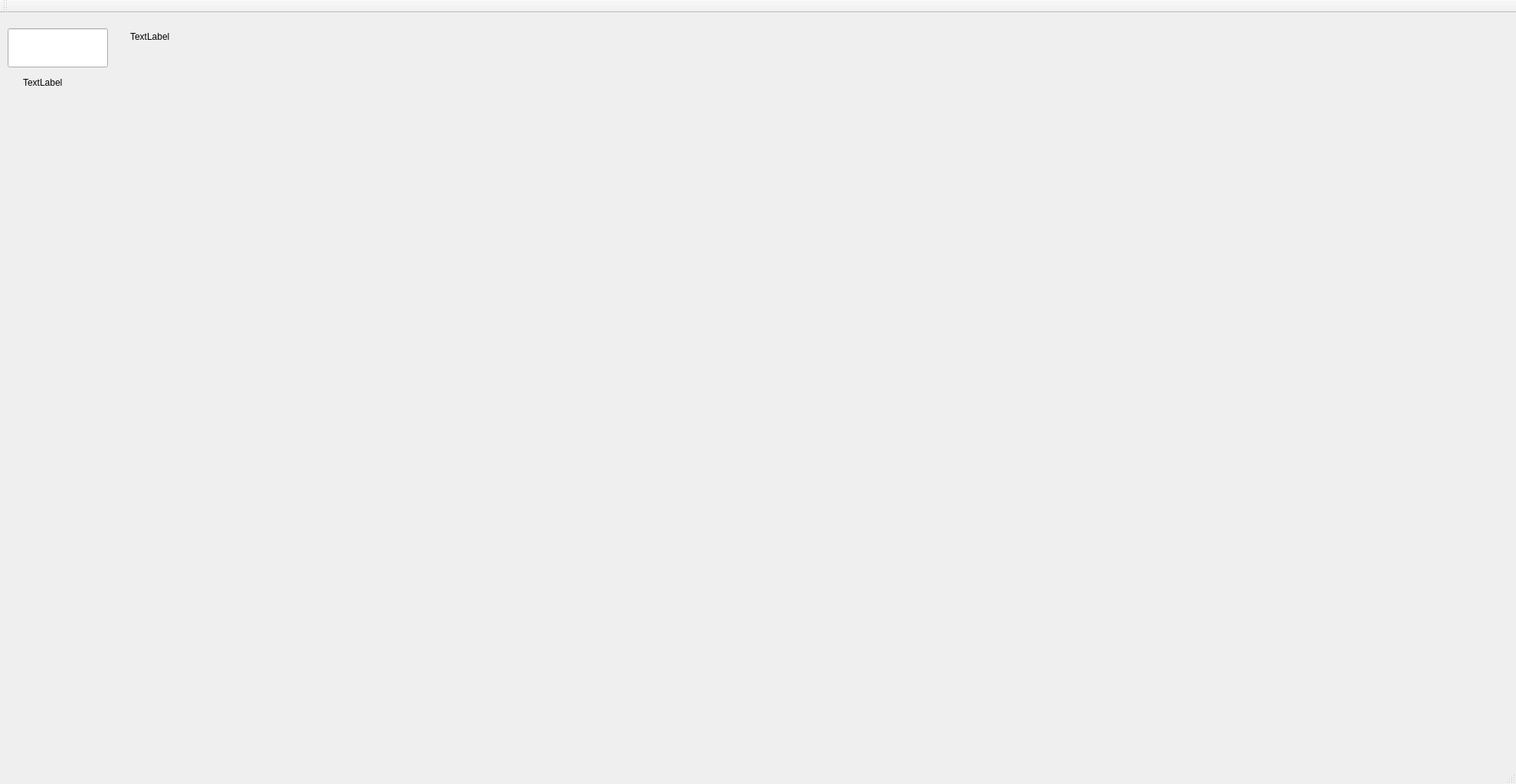
<?xml version="1.0" encoding="UTF-8"?>
<ui version="4.0">
 <class>MainWindow</class>
 <widget class="QMainWindow" name="MainWindow">
  <property name="geometry">
   <rect>
    <x>0</x>
    <y>0</y>
    <width>1980</width>
    <height>1024</height>
   </rect>
  </property>
  <property name="windowTitle">
   <string>MainWindow</string>
  </property>
  <widget class="QWidget" name="centralWidget">
   <widget class="QWidget" name="gridLayoutWidget">
    <property name="geometry">
     <rect>
      <x>10</x>
      <y>140</y>
      <width>541</width>
      <height>711</height>
     </rect>
    </property>
    <layout class="QGridLayout" name="gridLayout"/>
   </widget>
   <widget class="QLineEdit" name="lineEdit">
    <property name="geometry">
     <rect>
      <x>10</x>
      <y>20</y>
      <width>131</width>
      <height>51</height>
     </rect>
    </property>
   </widget>
   <widget class="QLabel" name="label">
    <property name="geometry">
     <rect>
      <x>30</x>
      <y>60</y>
      <width>631</width>
      <height>61</height>
     </rect>
    </property>
    <property name="text">
     <string>TextLabel</string>
    </property>
   </widget>
   <widget class="QLabel" name="label_2">
    <property name="geometry">
     <rect>
      <x>170</x>
      <y>20</y>
      <width>130</width>
      <height>21</height>
     </rect>
    </property>
    <property name="text">
     <string>TextLabel</string>
    </property>
   </widget>
  </widget>
  <widget class="QMenuBar" name="menuBar">
   <property name="geometry">
    <rect>
     <x>0</x>
     <y>0</y>
     <width>1980</width>
     <height>25</height>
    </rect>
   </property>
  </widget>
  <widget class="QToolBar" name="mainToolBar">
   <attribute name="toolBarArea">
    <enum>TopToolBarArea</enum>
   </attribute>
   <attribute name="toolBarBreak">
    <bool>false</bool>
   </attribute>
  </widget>
  <widget class="QStatusBar" name="statusBar"/>
 </widget>
 <layoutdefault spacing="6" margin="11"/>
 <resources/>
 <connections/>
</ui>
